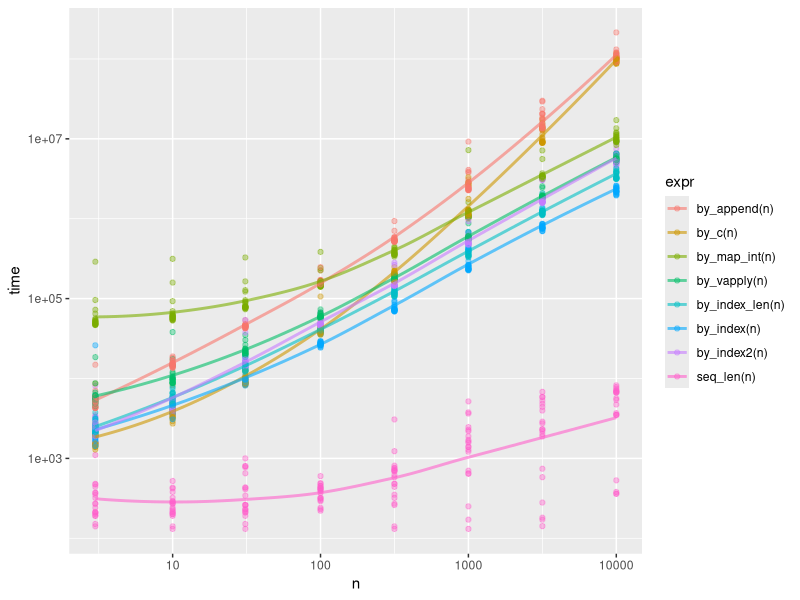
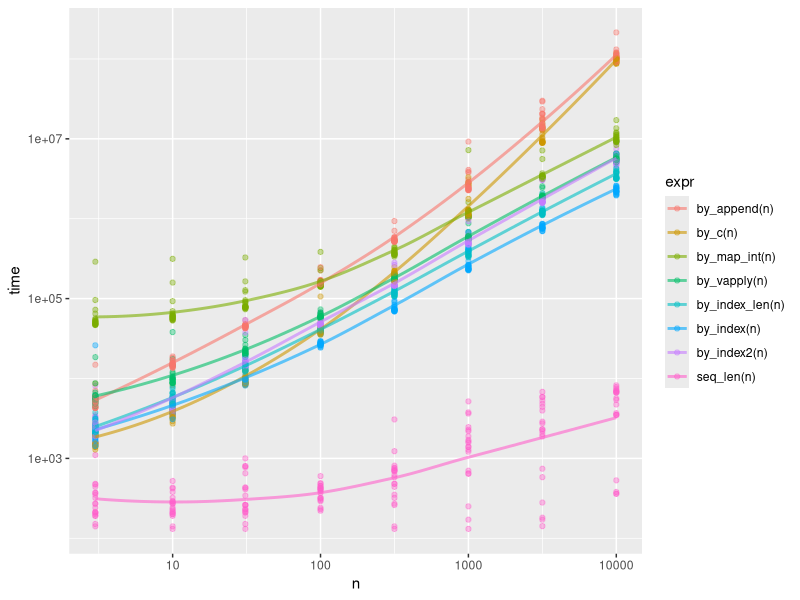

These charts were generated, in order, by the following R code:
library(microbenchmark)
library(tidyverse)

by_append = function(n) {
  v = NULL
  for (i in seq_len(n)) {v = append(v, i)}
  v
}
by_c = function(n) {
  v = NULL
  for (i in seq_len(n)) {v = c(v, i)}
  v
}
by_index = function(n) {
  v = NULL
  for (i in seq_len(n)) {v[i] = i}
  v
}
by_index2 = function(n) {
  v = NULL
  for (i in seq_len(n)) {v[[i]] = i}
  v
}
by_index_len = function(n) {
  v = NULL
  for (i in seq_len(n)) {v[length(v) + 1L] = i}
  v
}
by_vapply = function(n) {
  vapply(seq_len(n), function(x) x, integer(1L))
}
by_map_int = function(n) {
  purrr::map_int(seq_len(n), ~.x)
}

n = 100L
stopifnot(seq_len(n) == by_append(n))
stopifnot(seq_len(n) == by_c(n))
stopifnot(seq_len(n) == by_index(n))
stopifnot(seq_len(n) == by_index2(n))
stopifnot(seq_len(n) == by_index_len(n))
stopifnot(seq_len(n) == by_vapply(n))
stopifnot(seq_len(n) == by_map_int(n))

benchmark = function(n , times = 20L) {
  microbenchmark(
    by_append(n),
    by_c(n),
    by_map_int(n),
    by_vapply(n),
    by_index_len(n),
    by_index(n),
    by_index2(n),
    seq_len(n),
    times = times
  )
}
benchmark(n)

raw_data = tibble::tibble(n = as.integer(10 ** seq(0.5, 4, 0.5))) %>%
  dplyr::mutate(data = lapply(n, benchmark)) %>%
  tidyr::unnest() %>%
  print()

p = ggplot(raw_data, aes(n, time, group = expr, colour = expr)) +
  geom_point(alpha = 0.4) +
  geom_line(stat = "smooth", method = "loess", size = 1, alpha = 0.6) +
  scale_x_log10() +
  scale_y_log10()
p

ggsave("elongation.png", p, width = 6, height = 6)
